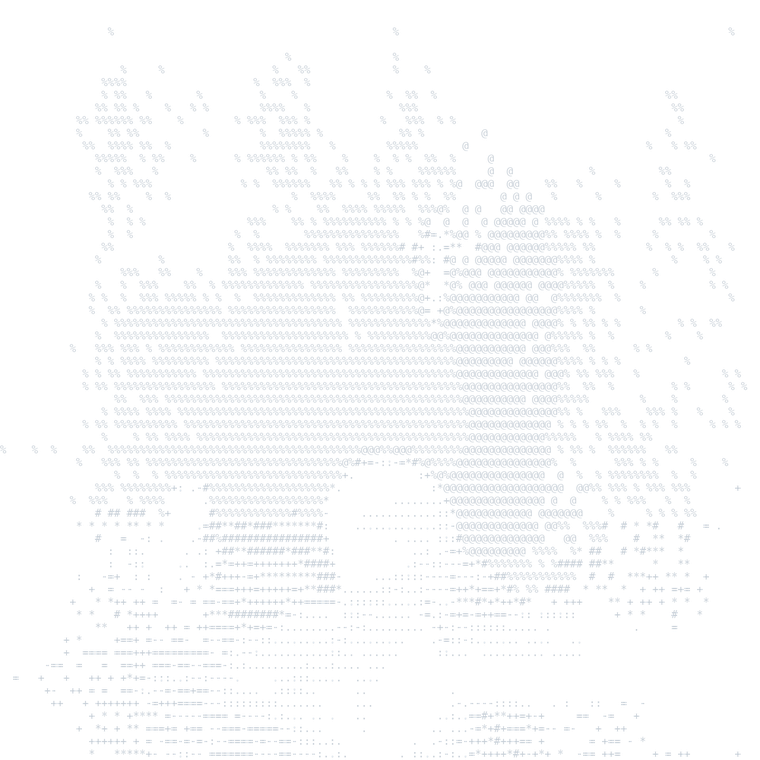
#> input picture assets/art_dark.png, 760 x 760 px
$ python build_card.py ../assets/art_dark.png ../assets/art_light.png
#> lines starting #> are read from the running program, lines starting #| are printed output that depends on the picture
"""Build the profile art (ASCII drawn into PNGs, dissolving at the top and sides) and the info block (SVGs).

Usage: python scripts/build_card.py <avatar image> assets
Needs: pip install pillow fonttools brotli, plus DejaVu Sans Mono (fonts-dejavu-core on Ubuntu).
"""
import base64
import io
import random
import sys
from html import escape

from fontTools import subset
from fontTools.ttLib import TTFont
from PIL import Image, ImageDraw, ImageFont, ImageOps

avatar, out_dir = sys.argv[1], sys.argv[2]

MONO = "/usr/share/fonts/truetype/dejavu/DejaVuSansMono.ttf"
MONO_BOLD = "/usr/share/fonts/truetype/dejavu/DejaVuSansMono-Bold.ttf"
COLS = 120
RAMP = "@%#*+=-:. "  # dense -> sparse
ART_PX = 380  # displayed size; PNG is drawn at 2x for sharp screens
FADE_TOP, FADE_SIDE = 0.40, 0.30  # how far in from the top and side edges the dissolve reaches
SEED = 7  # fixed so the sprinkles land in the same places on every rebuild
INFO = [
    ("role", "Software Engineer @ Intuit"),
    ("school", "Oregon State CS '26"),
    ("building", "AI agents, self-hosted infra"),
    ("stack", "TypeScript, Python, React, Next.js"),
]
THEMES = {
    # name: (glyph color, text, muted, dense glyphs on bright pixels?)
    "light": ((36, 41, 47), "#1f2328", "#6e7781", False),
    "dark": ((201, 209, 217), "#e6edf3", "#7d8590", True),
}


def smooth(t):
    t = max(0.0, min(1.0, t))
    return t * t * (3 - 2 * t)


def noise_field(cols, rows, cell, rng):
    """Blobby random values in -1..1: a coarse random grid, smoothly interpolated."""
    gw, gh = cols // cell + 2, rows // cell + 2
    grid = [[rng.uniform(-1, 1) for _ in range(gw)] for _ in range(gh)]
    def at(x, y):
        gx, gy = x / cell, y / cell
        x0, y0 = int(gx), int(gy)
        tx, ty = smooth(gx - x0), smooth(gy - y0)
        top = grid[y0][x0] * (1 - tx) + grid[y0][x0 + 1] * tx
        bottom = grid[y0 + 1][x0] * (1 - tx) + grid[y0 + 1][x0 + 1] * tx
        return top * (1 - ty) + bottom * ty
    return at


def keep_chance(x, y, cols, rows, wobble):
    """Chance a glyph is drawn: 1 in the core, falling to 0 at the top and sides with a ragged edge."""
    fx, fy = x / (cols - 1), y / (rows - 1)
    w = wobble(x, y)
    top = smooth((fy + 0.18 * w) / FADE_TOP)
    side = smooth((min(fx, 1 - fx) + 0.10 * w) / FADE_SIDE)
    return (top * side) ** 1.6


def art_png(glyph_rgb, bright_dense):
#> called with glyph_rgb = (36, 41, 47), bright_dense = False
    font = ImageFont.truetype(MONO, 20)
    cw, ch = font.getbbox("A")[2], int(font.size * 1.2)
    img = ImageOps.autocontrast(Image.open(avatar).convert("L"), cutoff=1)
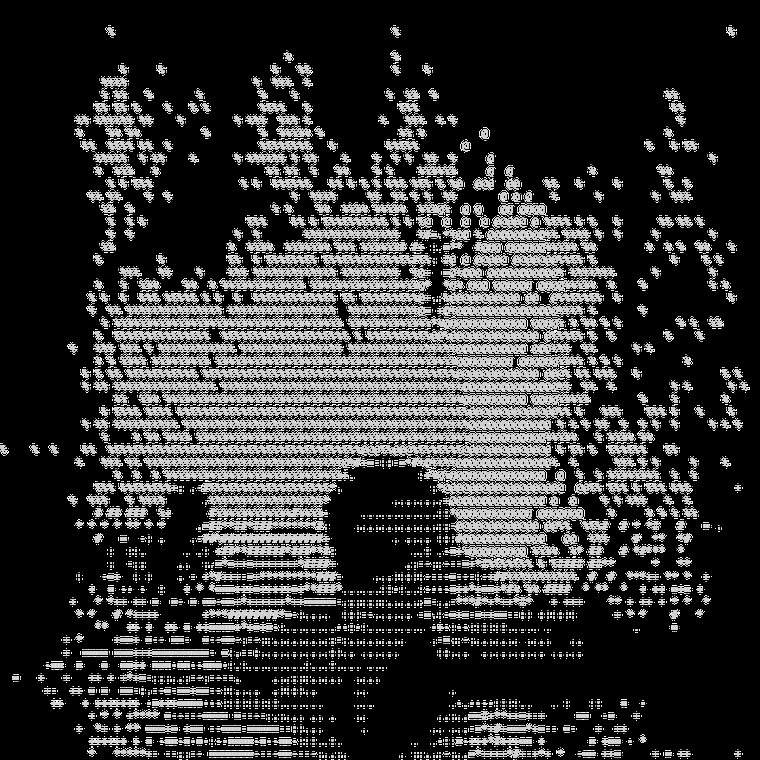
#> img: PIL image 760x760 L; min 0, max 255, mean 53.6
    rows = int(COLS * img.height / img.width * cw / ch)
#> rows = 60
    small = img.resize((COLS, rows), Image.LANCZOS)
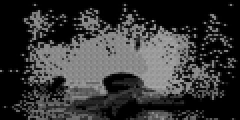
#> small: PIL image 120x60 L (shown 2 times larger); min 0, max 167, mean 54.3
    canvas = Image.new("RGBA", (COLS * cw, rows * ch), (0, 0, 0, 0))
#> canvas: PIL image 1440x1440 RGBA; every value is 0
    draw = ImageDraw.Draw(canvas)
    rng = random.Random(SEED)
    wobble = noise_field(COLS, rows, 9, rng)
    for y in range(rows):
        for x in range(COLS):
            keep = rng.random() < keep_chance(x, y, COLS, rows, wobble)
            v = small.getpixel((x, y)) / 255
            v = 1 - v if bright_dense else v  # v: 0 = dense glyph, 1 = blank
            glyph = RAMP[min(len(RAMP) - 1, int(v * len(RAMP)))]
            if glyph != " " and keep:
                draw.text((x * cw, y * ch), glyph, font=font, fill=glyph_rgb + (255,))
    return canvas.resize((ART_PX * 2, int(ART_PX * 2 * canvas.height / canvas.width)), Image.LANCZOS)
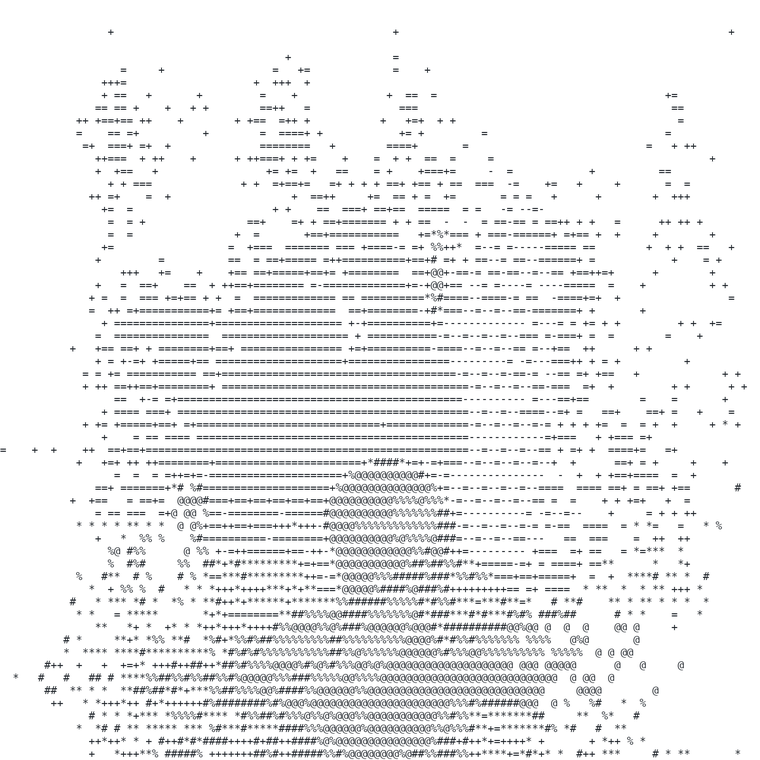
#> returned value: PIL image 760x760 RGBA; mean R, G, B, A 7.6, 8.9, 10.5, 19.1; transparent parts drawn white


def font_b64(path, text):
    opts = subset.Options()
    opts.flavor = "woff2"
    font = TTFont(path)
    sub = subset.Subsetter(opts)
    sub.populate(text=text)
    sub.subset(font)
    buf = io.BytesIO()
    font.flavor = "woff2"
#> (the run stopped early here; a loop or call above may not have finished)

$ run again, on assets/skyline_dark.png
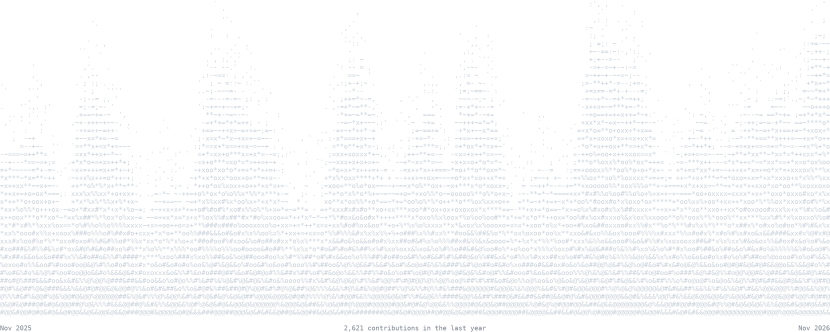
#> input picture assets/skyline_dark.png, 1660 x 664 px (shown at 1/2 size)
#> in art_png, `img = ImageOps.autocontrast(Image.open(avatar).convert("L"), cutoff=1)`:
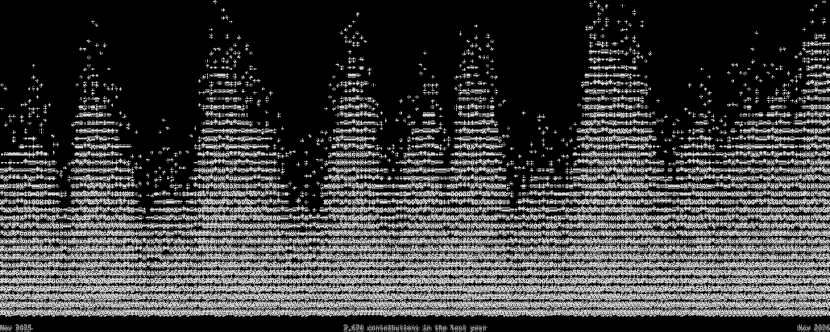
#> img: PIL image 1660x664 L (shown at 1/2 size); min 0, max 255, mean 61.7
#> canvas: PIL image 1440x576 RGBA; every value is 0
#> in art_png, `return canvas.resize((ART_PX * 2, int(ART_PX * 2 * canvas.height / can..`:
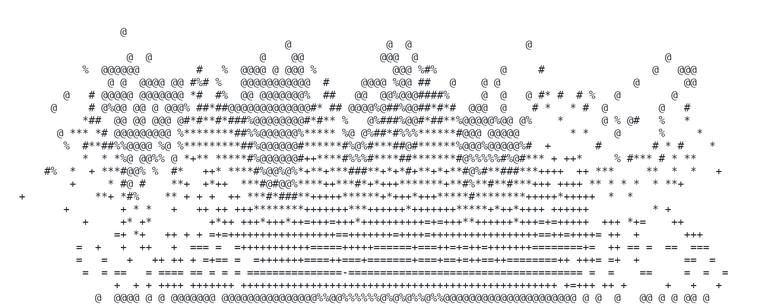
#> returned value: PIL image 760x304 RGBA; mean R, G, B, A 7.8, 9.5, 11, 20.2; transparent parts drawn white

$ run again, on assets/skyline_light.png
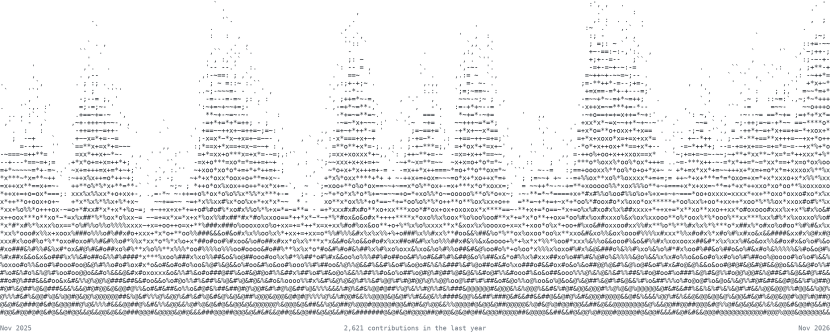
#> input picture assets/skyline_light.png, 1660 x 664 px (shown at 1/2 size)
#> in art_png, `img = ImageOps.autocontrast(Image.open(avatar).convert("L"), cutoff=1)`:
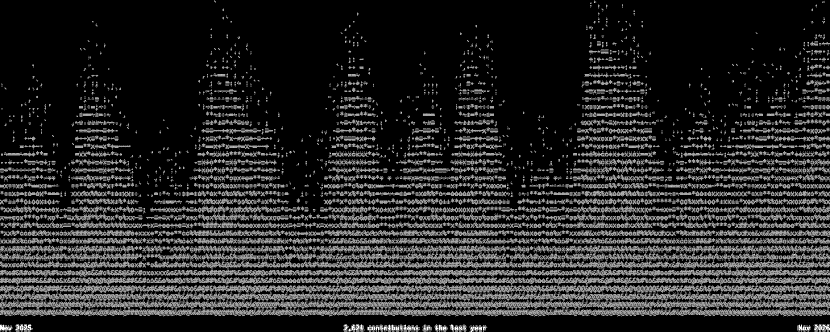
#> img: PIL image 1660x664 L (shown at 1/2 size); min 0, max 255, mean 39.5
#> canvas: PIL image 1440x576 RGBA; every value is 0
#> in art_png, `return canvas.resize((ART_PX * 2, int(ART_PX * 2 * canvas.height / can..`:
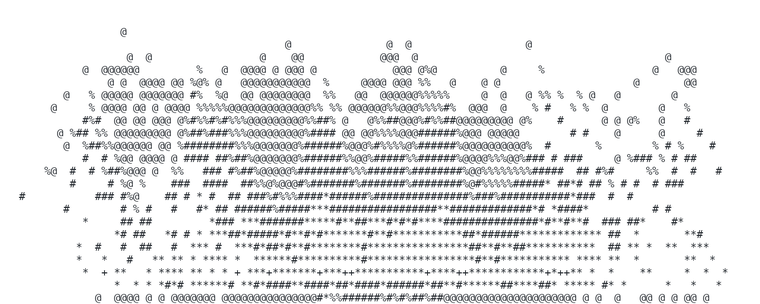
#> returned value: PIL image 760x304 RGBA; mean R, G, B, A 9.2, 10.7, 12.6, 25.3; transparent parts drawn white
